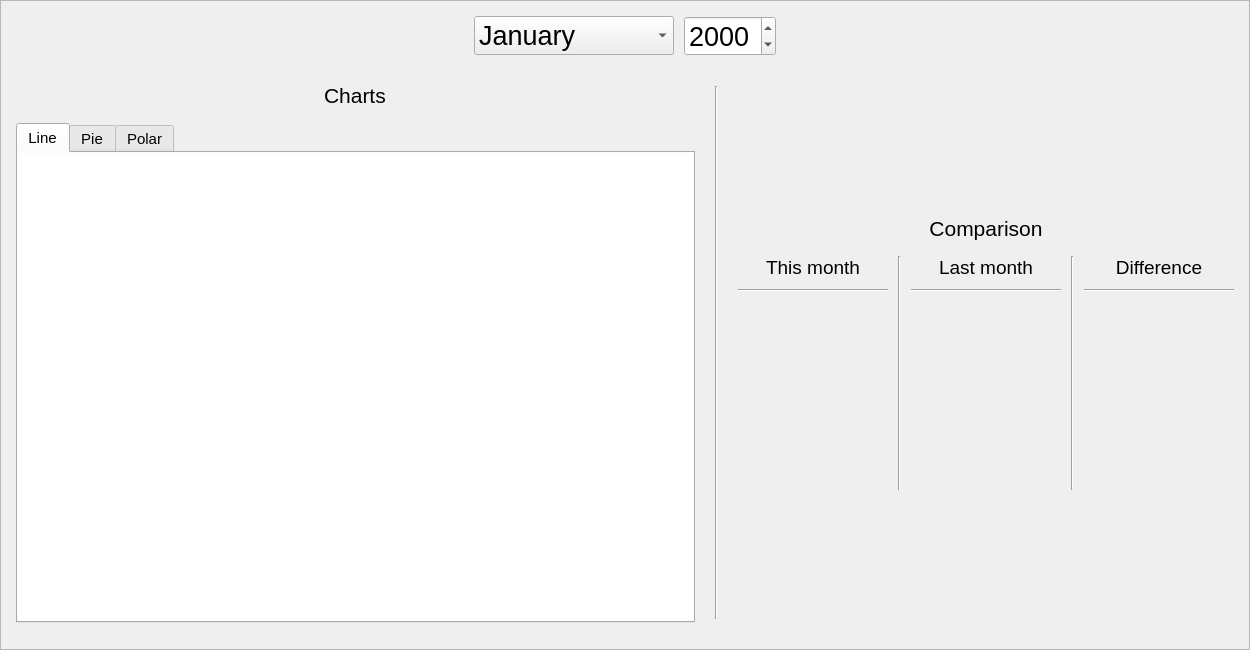
<?xml version="1.0" encoding="UTF-8"?>
<ui version="4.0">
 <class>DiaryStats</class>
 <widget class="QWidget" name="DiaryStats">
  <property name="geometry">
   <rect>
    <x>0</x>
    <y>0</y>
    <width>1250</width>
    <height>650</height>
   </rect>
  </property>
  <property name="sizePolicy">
   <sizepolicy hsizetype="Expanding" vsizetype="Expanding">
    <horstretch>0</horstretch>
    <verstretch>0</verstretch>
   </sizepolicy>
  </property>
  <property name="minimumSize">
   <size>
    <width>1250</width>
    <height>650</height>
   </size>
  </property>
  <property name="windowTitle">
   <string>Form</string>
  </property>
  <layout class="QGridLayout" name="gridLayout">
   <property name="leftMargin">
    <number>0</number>
   </property>
   <property name="topMargin">
    <number>0</number>
   </property>
   <property name="rightMargin">
    <number>0</number>
   </property>
   <property name="bottomMargin">
    <number>0</number>
   </property>
   <property name="spacing">
    <number>0</number>
   </property>
   <item row="0" column="0">
    <widget class="QFrame" name="frame">
     <property name="sizePolicy">
      <sizepolicy hsizetype="Expanding" vsizetype="Expanding">
       <horstretch>0</horstretch>
       <verstretch>0</verstretch>
      </sizepolicy>
     </property>
     <property name="frameShape">
      <enum>QFrame::StyledPanel</enum>
     </property>
     <property name="frameShadow">
      <enum>QFrame::Raised</enum>
     </property>
     <layout class="QGridLayout" name="gridLayout_4">
      <property name="leftMargin">
       <number>15</number>
      </property>
      <property name="topMargin">
       <number>15</number>
      </property>
      <property name="rightMargin">
       <number>15</number>
      </property>
      <property name="bottomMargin">
       <number>15</number>
      </property>
      <property name="spacing">
       <number>15</number>
      </property>
      <item row="0" column="0">
       <layout class="QGridLayout" name="gridLayout_6">
        <property name="horizontalSpacing">
         <number>10</number>
        </property>
        <property name="verticalSpacing">
         <number>0</number>
        </property>
        <item row="0" column="1">
         <widget class="QPushButton" name="prev_month">
          <property name="maximumSize">
           <size>
            <width>40</width>
            <height>16777215</height>
           </size>
          </property>
          <property name="font">
           <font>
            <pointsize>20</pointsize>
           </font>
          </property>
          <property name="cursor">
           <cursorShape>PointingHandCursor</cursorShape>
          </property>
          <property name="toolTip">
           <string>Previous month.</string>
          </property>
          <property name="text">
           <string/>
          </property>
          <property name="flat">
           <bool>true</bool>
          </property>
         </widget>
        </item>
        <item row="0" column="0">
         <spacer name="horizontalSpacer">
          <property name="orientation">
           <enum>Qt::Horizontal</enum>
          </property>
          <property name="sizeHint" stdset="0">
           <size>
            <width>0</width>
            <height>20</height>
           </size>
          </property>
         </spacer>
        </item>
        <item row="0" column="4">
         <widget class="QDateEdit" name="year_edit">
          <property name="font">
           <font>
            <pointsize>20</pointsize>
           </font>
          </property>
          <property name="toolTip">
           <string>Year edit</string>
          </property>
          <property name="displayFormat">
           <string>yyyy</string>
          </property>
         </widget>
        </item>
        <item row="0" column="2">
         <spacer name="horizontalSpacer_3">
          <property name="orientation">
           <enum>Qt::Horizontal</enum>
          </property>
          <property name="sizeType">
           <enum>QSizePolicy::Fixed</enum>
          </property>
          <property name="sizeHint" stdset="0">
           <size>
            <width>10</width>
            <height>20</height>
           </size>
          </property>
         </spacer>
        </item>
        <item row="0" column="7">
         <spacer name="horizontalSpacer_2">
          <property name="orientation">
           <enum>Qt::Horizontal</enum>
          </property>
          <property name="sizeHint" stdset="0">
           <size>
            <width>0</width>
            <height>20</height>
           </size>
          </property>
         </spacer>
        </item>
        <item row="0" column="3">
         <widget class="QComboBox" name="month_dropdown">
          <property name="minimumSize">
           <size>
            <width>200</width>
            <height>0</height>
           </size>
          </property>
          <property name="font">
           <font>
            <pointsize>20</pointsize>
           </font>
          </property>
          <property name="toolTip">
           <string>Month dropdown</string>
          </property>
          <item>
           <property name="text">
            <string>January</string>
           </property>
          </item>
          <item>
           <property name="text">
            <string>Feburary</string>
           </property>
          </item>
          <item>
           <property name="text">
            <string>March</string>
           </property>
          </item>
          <item>
           <property name="text">
            <string>April</string>
           </property>
          </item>
          <item>
           <property name="text">
            <string>May</string>
           </property>
          </item>
          <item>
           <property name="text">
            <string>June</string>
           </property>
          </item>
          <item>
           <property name="text">
            <string>July</string>
           </property>
          </item>
          <item>
           <property name="text">
            <string>August</string>
           </property>
          </item>
          <item>
           <property name="text">
            <string>September</string>
           </property>
          </item>
          <item>
           <property name="text">
            <string>October</string>
           </property>
          </item>
          <item>
           <property name="text">
            <string>November</string>
           </property>
          </item>
          <item>
           <property name="text">
            <string>December</string>
           </property>
          </item>
         </widget>
        </item>
        <item row="0" column="6">
         <widget class="QPushButton" name="next_month">
          <property name="maximumSize">
           <size>
            <width>40</width>
            <height>16777215</height>
           </size>
          </property>
          <property name="font">
           <font>
            <pointsize>20</pointsize>
           </font>
          </property>
          <property name="cursor">
           <cursorShape>PointingHandCursor</cursorShape>
          </property>
          <property name="toolTip">
           <string>Next month.</string>
          </property>
          <property name="text">
           <string/>
          </property>
          <property name="flat">
           <bool>true</bool>
          </property>
         </widget>
        </item>
        <item row="0" column="5">
         <spacer name="horizontalSpacer_4">
          <property name="orientation">
           <enum>Qt::Horizontal</enum>
          </property>
          <property name="sizeType">
           <enum>QSizePolicy::Fixed</enum>
          </property>
          <property name="sizeHint" stdset="0">
           <size>
            <width>10</width>
            <height>20</height>
           </size>
          </property>
         </spacer>
        </item>
       </layout>
      </item>
      <item row="1" column="0">
       <layout class="QGridLayout" name="gridLayout_9">
        <property name="horizontalSpacing">
         <number>20</number>
        </property>
        <property name="verticalSpacing">
         <number>0</number>
        </property>
        <item row="0" column="3">
         <layout class="QGridLayout" name="comparison">
          <property name="horizontalSpacing">
           <number>10</number>
          </property>
          <property name="verticalSpacing">
           <number>0</number>
          </property>
          <item row="1" column="2">
           <widget class="QLabel" name="label_2">
            <property name="font">
             <font>
              <pointsize>16</pointsize>
             </font>
            </property>
            <property name="text">
             <string>Comparison</string>
            </property>
            <property name="alignment">
             <set>Qt::AlignCenter</set>
            </property>
           </widget>
          </item>
          <item row="3" column="4">
           <layout class="QGridLayout" name="difference">
            <property name="horizontalSpacing">
             <number>0</number>
            </property>
            <property name="verticalSpacing">
             <number>10</number>
            </property>
            <item row="2" column="0">
             <layout class="QGridLayout" name="gridLayout_12">
              <property name="spacing">
               <number>15</number>
              </property>
              <item row="0" column="1">
               <widget class="QLabel" name="d1">
                <property name="text">
                 <string/>
                </property>
               </widget>
              </item>
              <item row="5" column="0" alignment="Qt::AlignLeft">
               <widget class="QLabel" name="unknown_3">
                <property name="text">
                 <string/>
                </property>
               </widget>
              </item>
              <item row="0" column="0" alignment="Qt::AlignLeft">
               <widget class="QLabel" name="very_bad_3">
                <property name="text">
                 <string/>
                </property>
               </widget>
              </item>
              <item row="3" column="0" alignment="Qt::AlignLeft">
               <widget class="QLabel" name="good_3">
                <property name="text">
                 <string/>
                </property>
               </widget>
              </item>
              <item row="6" column="0" alignment="Qt::AlignLeft">
               <widget class="QLabel" name="starred_3">
                <property name="text">
                 <string/>
                </property>
               </widget>
              </item>
              <item row="4" column="0" alignment="Qt::AlignLeft">
               <widget class="QLabel" name="very_good_3">
                <property name="text">
                 <string/>
                </property>
               </widget>
              </item>
              <item row="2" column="0" alignment="Qt::AlignLeft">
               <widget class="QLabel" name="ok_3">
                <property name="text">
                 <string/>
                </property>
               </widget>
              </item>
              <item row="1" column="0" alignment="Qt::AlignLeft">
               <widget class="QLabel" name="bad_3">
                <property name="text">
                 <string/>
                </property>
               </widget>
              </item>
              <item row="1" column="1">
               <widget class="QLabel" name="d2">
                <property name="text">
                 <string/>
                </property>
               </widget>
              </item>
              <item row="2" column="1">
               <widget class="QLabel" name="d3">
                <property name="text">
                 <string/>
                </property>
               </widget>
              </item>
              <item row="3" column="1">
               <widget class="QLabel" name="d4">
                <property name="text">
                 <string/>
                </property>
               </widget>
              </item>
              <item row="4" column="1">
               <widget class="QLabel" name="d5">
                <property name="text">
                 <string/>
                </property>
               </widget>
              </item>
              <item row="5" column="1">
               <widget class="QLabel" name="d0">
                <property name="text">
                 <string/>
                </property>
               </widget>
              </item>
              <item row="6" column="1">
               <widget class="QLabel" name="ds">
                <property name="text">
                 <string/>
                </property>
               </widget>
              </item>
             </layout>
            </item>
            <item row="0" column="0">
             <widget class="QLabel" name="label_5">
              <property name="sizePolicy">
               <sizepolicy hsizetype="Fixed" vsizetype="Preferred">
                <horstretch>0</horstretch>
                <verstretch>0</verstretch>
               </sizepolicy>
              </property>
              <property name="minimumSize">
               <size>
                <width>150</width>
                <height>0</height>
               </size>
              </property>
              <property name="font">
               <font>
                <pointsize>14</pointsize>
               </font>
              </property>
              <property name="text">
               <string>Difference</string>
              </property>
              <property name="alignment">
               <set>Qt::AlignCenter</set>
              </property>
             </widget>
            </item>
            <item row="1" column="0">
             <widget class="Line" name="line_3">
              <property name="orientation">
               <enum>Qt::Horizontal</enum>
              </property>
             </widget>
            </item>
           </layout>
          </item>
          <item row="3" column="0">
           <layout class="QGridLayout" name="this_month">
            <property name="horizontalSpacing">
             <number>0</number>
            </property>
            <property name="verticalSpacing">
             <number>10</number>
            </property>
            <item row="0" column="0">
             <widget class="QLabel" name="label_3">
              <property name="sizePolicy">
               <sizepolicy hsizetype="Fixed" vsizetype="Preferred">
                <horstretch>0</horstretch>
                <verstretch>0</verstretch>
               </sizepolicy>
              </property>
              <property name="minimumSize">
               <size>
                <width>150</width>
                <height>0</height>
               </size>
              </property>
              <property name="font">
               <font>
                <pointsize>14</pointsize>
               </font>
              </property>
              <property name="text">
               <string>This month</string>
              </property>
              <property name="alignment">
               <set>Qt::AlignCenter</set>
              </property>
             </widget>
            </item>
            <item row="1" column="0">
             <widget class="Line" name="line_2">
              <property name="orientation">
               <enum>Qt::Horizontal</enum>
              </property>
             </widget>
            </item>
            <item row="2" column="0">
             <layout class="QGridLayout" name="gridLayout_5">
              <property name="bottomMargin">
               <number>0</number>
              </property>
              <property name="spacing">
               <number>15</number>
              </property>
              <item row="2" column="0" alignment="Qt::AlignLeft">
               <widget class="QLabel" name="ok">
                <property name="text">
                 <string/>
                </property>
               </widget>
              </item>
              <item row="1" column="0" alignment="Qt::AlignLeft">
               <widget class="QLabel" name="bad">
                <property name="text">
                 <string/>
                </property>
               </widget>
              </item>
              <item row="4" column="0" alignment="Qt::AlignLeft">
               <widget class="QLabel" name="very_good">
                <property name="text">
                 <string/>
                </property>
               </widget>
              </item>
              <item row="6" column="0" alignment="Qt::AlignLeft">
               <widget class="QLabel" name="starred">
                <property name="text">
                 <string/>
                </property>
               </widget>
              </item>
              <item row="3" column="0" alignment="Qt::AlignLeft">
               <widget class="QLabel" name="good">
                <property name="text">
                 <string/>
                </property>
               </widget>
              </item>
              <item row="0" column="0" alignment="Qt::AlignLeft">
               <widget class="QLabel" name="very_bad">
                <property name="text">
                 <string/>
                </property>
               </widget>
              </item>
              <item row="5" column="0" alignment="Qt::AlignLeft">
               <widget class="QLabel" name="unknown">
                <property name="text">
                 <string/>
                </property>
               </widget>
              </item>
              <item row="1" column="1" alignment="Qt::AlignLeft">
               <widget class="QLabel" name="t2">
                <property name="text">
                 <string/>
                </property>
               </widget>
              </item>
              <item row="2" column="1" alignment="Qt::AlignLeft">
               <widget class="QLabel" name="t3">
                <property name="text">
                 <string/>
                </property>
               </widget>
              </item>
              <item row="3" column="1" alignment="Qt::AlignLeft">
               <widget class="QLabel" name="t4">
                <property name="text">
                 <string/>
                </property>
               </widget>
              </item>
              <item row="4" column="1" alignment="Qt::AlignLeft">
               <widget class="QLabel" name="t5">
                <property name="text">
                 <string/>
                </property>
               </widget>
              </item>
              <item row="5" column="1" alignment="Qt::AlignLeft">
               <widget class="QLabel" name="t0">
                <property name="text">
                 <string/>
                </property>
               </widget>
              </item>
              <item row="6" column="1" alignment="Qt::AlignLeft">
               <widget class="QLabel" name="ts">
                <property name="text">
                 <string/>
                </property>
               </widget>
              </item>
              <item row="0" column="1" alignment="Qt::AlignLeft">
               <widget class="QLabel" name="t1">
                <property name="text">
                 <string/>
                </property>
               </widget>
              </item>
             </layout>
            </item>
           </layout>
          </item>
          <item row="3" column="1">
           <widget class="Line" name="line_4">
            <property name="orientation">
             <enum>Qt::Vertical</enum>
            </property>
           </widget>
          </item>
          <item row="0" column="2">
           <spacer name="verticalSpacer_5">
            <property name="orientation">
             <enum>Qt::Vertical</enum>
            </property>
            <property name="sizeHint" stdset="0">
             <size>
              <width>20</width>
              <height>0</height>
             </size>
            </property>
           </spacer>
          </item>
          <item row="3" column="3">
           <widget class="Line" name="line_5">
            <property name="orientation">
             <enum>Qt::Vertical</enum>
            </property>
           </widget>
          </item>
          <item row="2" column="2">
           <spacer name="verticalSpacer">
            <property name="orientation">
             <enum>Qt::Vertical</enum>
            </property>
            <property name="sizeType">
             <enum>QSizePolicy::Fixed</enum>
            </property>
            <property name="sizeHint" stdset="0">
             <size>
              <width>20</width>
              <height>15</height>
             </size>
            </property>
           </spacer>
          </item>
          <item row="3" column="2">
           <layout class="QGridLayout" name="last_month">
            <property name="horizontalSpacing">
             <number>0</number>
            </property>
            <property name="verticalSpacing">
             <number>10</number>
            </property>
            <item row="1" column="0">
             <widget class="QLabel" name="label_4">
              <property name="sizePolicy">
               <sizepolicy hsizetype="Fixed" vsizetype="Preferred">
                <horstretch>0</horstretch>
                <verstretch>0</verstretch>
               </sizepolicy>
              </property>
              <property name="minimumSize">
               <size>
                <width>150</width>
                <height>0</height>
               </size>
              </property>
              <property name="font">
               <font>
                <pointsize>14</pointsize>
               </font>
              </property>
              <property name="text">
               <string>Last month</string>
              </property>
              <property name="alignment">
               <set>Qt::AlignCenter</set>
              </property>
             </widget>
            </item>
            <item row="3" column="0">
             <layout class="QGridLayout" name="gridLayout_8">
              <property name="spacing">
               <number>15</number>
              </property>
              <item row="2" column="2">
               <widget class="QLabel" name="l3">
                <property name="text">
                 <string/>
                </property>
               </widget>
              </item>
              <item row="4" column="2">
               <widget class="QLabel" name="l5">
                <property name="text">
                 <string/>
                </property>
               </widget>
              </item>
              <item row="2" column="1" alignment="Qt::AlignLeft">
               <widget class="QLabel" name="ok_2">
                <property name="text">
                 <string/>
                </property>
               </widget>
              </item>
              <item row="5" column="2">
               <widget class="QLabel" name="l0">
                <property name="text">
                 <string/>
                </property>
               </widget>
              </item>
              <item row="6" column="1" alignment="Qt::AlignLeft">
               <widget class="QLabel" name="starred_2">
                <property name="text">
                 <string/>
                </property>
               </widget>
              </item>
              <item row="3" column="2">
               <widget class="QLabel" name="l4">
                <property name="text">
                 <string/>
                </property>
               </widget>
              </item>
              <item row="3" column="1" alignment="Qt::AlignLeft">
               <widget class="QLabel" name="good_2">
                <property name="text">
                 <string/>
                </property>
               </widget>
              </item>
              <item row="4" column="1" alignment="Qt::AlignLeft">
               <widget class="QLabel" name="very_good_2">
                <property name="text">
                 <string/>
                </property>
               </widget>
              </item>
              <item row="0" column="1" alignment="Qt::AlignLeft">
               <widget class="QLabel" name="very_bad_2">
                <property name="text">
                 <string/>
                </property>
               </widget>
              </item>
              <item row="1" column="1" alignment="Qt::AlignLeft">
               <widget class="QLabel" name="bad_2">
                <property name="text">
                 <string/>
                </property>
               </widget>
              </item>
              <item row="5" column="1" alignment="Qt::AlignLeft">
               <widget class="QLabel" name="unknown_2">
                <property name="text">
                 <string/>
                </property>
               </widget>
              </item>
              <item row="1" column="2">
               <widget class="QLabel" name="l2">
                <property name="text">
                 <string/>
                </property>
               </widget>
              </item>
              <item row="6" column="2">
               <widget class="QLabel" name="ls">
                <property name="text">
                 <string/>
                </property>
               </widget>
              </item>
              <item row="0" column="2">
               <widget class="QLabel" name="l1">
                <property name="text">
                 <string/>
                </property>
               </widget>
              </item>
             </layout>
            </item>
            <item row="2" column="0">
             <widget class="Line" name="line">
              <property name="orientation">
               <enum>Qt::Horizontal</enum>
              </property>
             </widget>
            </item>
           </layout>
          </item>
          <item row="4" column="2">
           <spacer name="verticalSpacer_6">
            <property name="orientation">
             <enum>Qt::Vertical</enum>
            </property>
            <property name="sizeHint" stdset="0">
             <size>
              <width>20</width>
              <height>0</height>
             </size>
            </property>
           </spacer>
          </item>
         </layout>
        </item>
        <item row="0" column="1">
         <layout class="QGridLayout" name="gridLayout_10">
          <property name="topMargin">
           <number>15</number>
          </property>
          <property name="rightMargin">
           <number>0</number>
          </property>
          <property name="bottomMargin">
           <number>15</number>
          </property>
          <property name="spacing">
           <number>0</number>
          </property>
          <item row="0" column="0">
           <widget class="Line" name="line_6">
            <property name="orientation">
             <enum>Qt::Vertical</enum>
            </property>
           </widget>
          </item>
         </layout>
        </item>
        <item row="0" column="0">
         <layout class="QGridLayout" name="chart_part">
          <property name="spacing">
           <number>0</number>
          </property>
          <item row="2" column="0">
           <spacer name="verticalSpacer_4">
            <property name="orientation">
             <enum>Qt::Vertical</enum>
            </property>
            <property name="sizeType">
             <enum>QSizePolicy::Fixed</enum>
            </property>
            <property name="sizeHint" stdset="0">
             <size>
              <width>20</width>
              <height>15</height>
             </size>
            </property>
           </spacer>
          </item>
          <item row="1" column="0" alignment="Qt::AlignHCenter">
           <widget class="QLabel" name="label">
            <property name="font">
             <font>
              <pointsize>16</pointsize>
             </font>
            </property>
            <property name="text">
             <string>Charts</string>
            </property>
           </widget>
          </item>
          <item row="3" column="0">
           <widget class="QTabWidget" name="charts">
            <property name="sizePolicy">
             <sizepolicy hsizetype="Expanding" vsizetype="Expanding">
              <horstretch>0</horstretch>
              <verstretch>0</verstretch>
             </sizepolicy>
            </property>
            <property name="minimumSize">
             <size>
              <width>0</width>
              <height>500</height>
             </size>
            </property>
            <property name="font">
             <font>
              <pointsize>11</pointsize>
             </font>
            </property>
            <property name="currentIndex">
             <number>0</number>
            </property>
            <widget class="QWidget" name="spline">
             <property name="sizePolicy">
              <sizepolicy hsizetype="Expanding" vsizetype="Expanding">
               <horstretch>0</horstretch>
               <verstretch>0</verstretch>
              </sizepolicy>
             </property>
             <attribute name="title">
              <string>Line</string>
             </attribute>
             <layout class="QGridLayout" name="gridLayout_2">
              <property name="leftMargin">
               <number>0</number>
              </property>
              <property name="topMargin">
               <number>0</number>
              </property>
              <property name="rightMargin">
               <number>0</number>
              </property>
              <property name="bottomMargin">
               <number>0</number>
              </property>
              <property name="spacing">
               <number>0</number>
              </property>
              <item row="0" column="0">
               <widget class="QChartView" name="spline_chart_view">
                <property name="sizePolicy">
                 <sizepolicy hsizetype="Expanding" vsizetype="Expanding">
                  <horstretch>0</horstretch>
                  <verstretch>0</verstretch>
                 </sizepolicy>
                </property>
                <property name="styleSheet">
                 <string notr="true">border: none;</string>
                </property>
               </widget>
              </item>
             </layout>
            </widget>
            <widget class="QWidget" name="pie">
             <property name="sizePolicy">
              <sizepolicy hsizetype="Expanding" vsizetype="Expanding">
               <horstretch>0</horstretch>
               <verstretch>0</verstretch>
              </sizepolicy>
             </property>
             <attribute name="title">
              <string>Pie</string>
             </attribute>
             <layout class="QGridLayout" name="gridLayout_7">
              <property name="leftMargin">
               <number>0</number>
              </property>
              <property name="topMargin">
               <number>0</number>
              </property>
              <property name="rightMargin">
               <number>0</number>
              </property>
              <property name="bottomMargin">
               <number>0</number>
              </property>
              <property name="spacing">
               <number>0</number>
              </property>
              <item row="0" column="0">
               <widget class="QChartView" name="pie_chart_view">
                <property name="sizePolicy">
                 <sizepolicy hsizetype="Expanding" vsizetype="Expanding">
                  <horstretch>0</horstretch>
                  <verstretch>0</verstretch>
                 </sizepolicy>
                </property>
                <property name="styleSheet">
                 <string notr="true">border: none;</string>
                </property>
               </widget>
              </item>
             </layout>
            </widget>
            <widget class="QWidget" name="polar">
             <property name="sizePolicy">
              <sizepolicy hsizetype="Expanding" vsizetype="Expanding">
               <horstretch>0</horstretch>
               <verstretch>0</verstretch>
              </sizepolicy>
             </property>
             <attribute name="title">
              <string>Polar</string>
             </attribute>
             <layout class="QGridLayout" name="gridLayout_3">
              <property name="leftMargin">
               <number>0</number>
              </property>
              <property name="topMargin">
               <number>0</number>
              </property>
              <property name="rightMargin">
               <number>0</number>
              </property>
              <property name="bottomMargin">
               <number>0</number>
              </property>
              <property name="spacing">
               <number>0</number>
              </property>
              <item row="1" column="0">
               <widget class="QChartView" name="polar_chart_view">
                <property name="sizePolicy">
                 <sizepolicy hsizetype="Expanding" vsizetype="Expanding">
                  <horstretch>0</horstretch>
                  <verstretch>0</verstretch>
                 </sizepolicy>
                </property>
                <property name="styleSheet">
                 <string notr="true">border: none;</string>
                </property>
               </widget>
              </item>
             </layout>
            </widget>
           </widget>
          </item>
          <item row="4" column="0">
           <spacer name="verticalSpacer_3">
            <property name="orientation">
             <enum>Qt::Vertical</enum>
            </property>
            <property name="sizeHint" stdset="0">
             <size>
              <width>20</width>
              <height>0</height>
             </size>
            </property>
           </spacer>
          </item>
          <item row="0" column="0">
           <spacer name="verticalSpacer_2">
            <property name="orientation">
             <enum>Qt::Vertical</enum>
            </property>
            <property name="sizeHint" stdset="0">
             <size>
              <width>20</width>
              <height>0</height>
             </size>
            </property>
           </spacer>
          </item>
         </layout>
        </item>
       </layout>
      </item>
     </layout>
    </widget>
   </item>
  </layout>
 </widget>
 <customwidgets>
  <customwidget>
   <class>QChartView</class>
   <extends>QGraphicsView</extends>
   <header>QtCharts</header>
  </customwidget>
 </customwidgets>
 <resources/>
 <connections/>
</ui>
